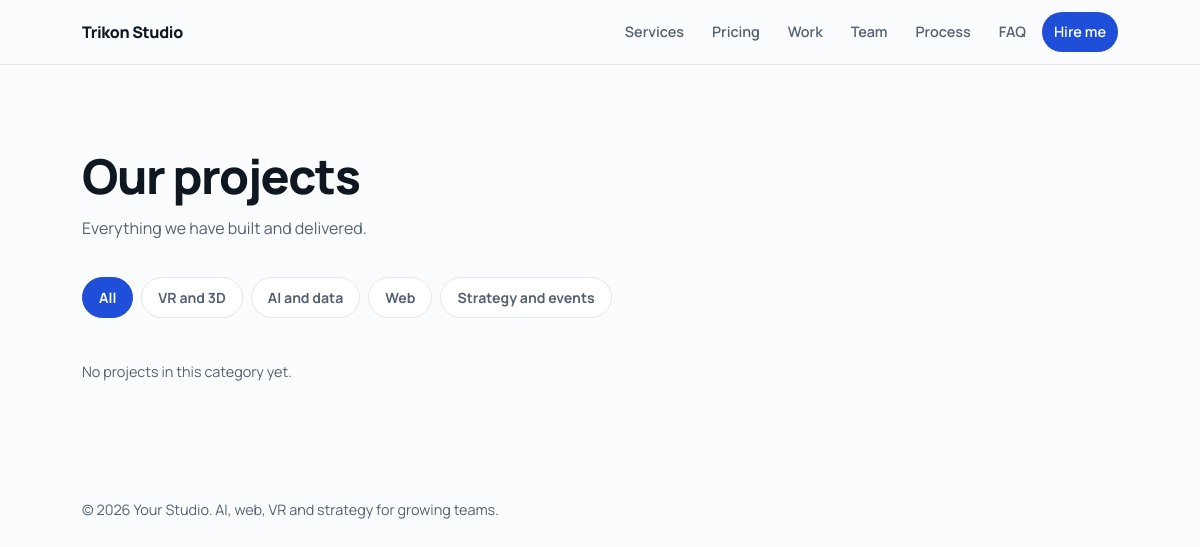
The page /projects/ on the database as committed earlier.
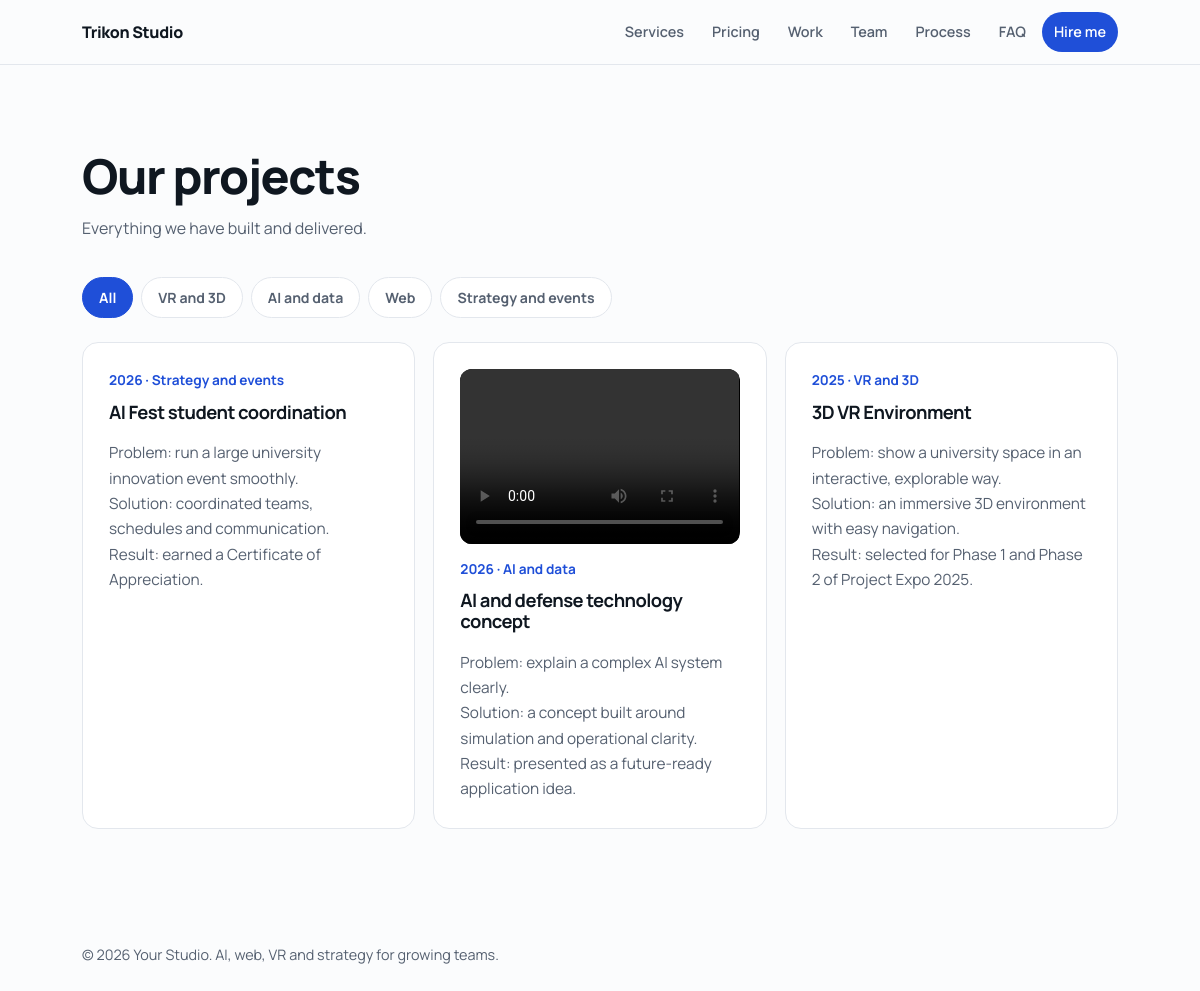
The same page on the database as committed later.
### projects/models.py (models this page shows, shortened)
class Project(models.Model):
    CATEGORIES = [("vr", "VR and 3D"), ("ai", "AI and data"), ("web", "Web"), ("strategy", "Strategy and events")]
    title = models.CharField(max_length=120)
    category = models.CharField(max_length=20, choices=CATEGORIES)
    year = models.PositiveIntegerField()
    summary = models.TextField(help_text="Tip: use one line each for Problem, Solution and Result.")
    video = models.FileField(
        upload_to="projects/videos/",
        blank=True,
        validators=[FileExtensionValidator(allowed_extensions=["mp4", "webm", "mov", "avi", "mkv", "ogg"])],
        help_text="Upload a video file for this project (MP4, WebM, MOV, etc.)",
    )
    link = models.URLField(blank=True)
    published = models.BooleanField(default=True)
    class Meta:
        ordering = ["-year", "-id"]

### projects/views.py (the view)
# urls.py: urlpatterns = [path("", views.project_list, name="projects")]
def project_list(request):
    cat = request.GET.get("cat", "")
    qs = Project.objects.filter(published=True)
    if cat in dict(Project.CATEGORIES):
        qs = qs.filter(category=cat)
    else:
        cat = ""
    return render(request, "projects/list.html", {"projects": qs, "categories": Project.CATEGORIES, "active": cat})

### templates/projects/list.html (shortened to what this page needs)
{% extends "base.html" %}
{% block content %}
<section style="border-bottom:0"><div class="wrap">
<h1 style="font-size:clamp(2rem,5vw,3rem)">Our projects</h1>
<p class="sub" style="margin-top:12px">Everything we have built and delivered.</p>
<div class="filters">
<a class="fbtn {% if not active %}on{% endif %}" href="{% url 'projects' %}">All</a>
{% for value, label in categories %}<a class="fbtn {% if active == value %}on{% endif %}" href="?cat={{ value }}">{{ label }}</a>{% endfor %}
</div>
<div class="grid g3">
{% for p in projects %}{% include "projects/_card.html" %}{% empty %}<p class="note">No projects in this category yet.</p>{% endfor %}
</div>
</div></section>
{% endblock %}

### templates/projects/_card.html (shortened to what this page needs)
<article class="card case">
{% if p.video %}
<video class="thumb" controls playsinline preload="metadata">
  <source src="{{ p.video.url }}">
</video>
{% endif %}
<span class="meta">{{ p.year }} · {{ p.get_category_display }}</span>
<h3>{{ p.title }}</h3>
<p>{{ p.summary|linebreaksbr }}</p>
</article>

Rows that differ between the two databases and show on the page:
added Project: year "2026", category "Strategy and events", title "AI Fest student coordination", summary "Problem: run a large university innovation event smoothly. Solution: coordinated teams, schedules and communication. Result: earned a Certificate of Appreciation."
added Project: year "2026", category "AI and data", title "AI and defense technology concept", summary "Problem: explain a complex AI system clearly. Solution: a concept built around simulation and operational clarity. Result: presented as a future-ready application idea."
added Project: year "2025", category "VR and 3D", title "3D VR Environment", summary "Problem: show a university space in an interactive, explorable way. Solution: an immersive 3D environment with easy navigation. Result: selected for Phase 1 and Phase 2 of Project Expo 2025."
Other text that changed with them:
text no longer shown: "No projects in this category yet."
